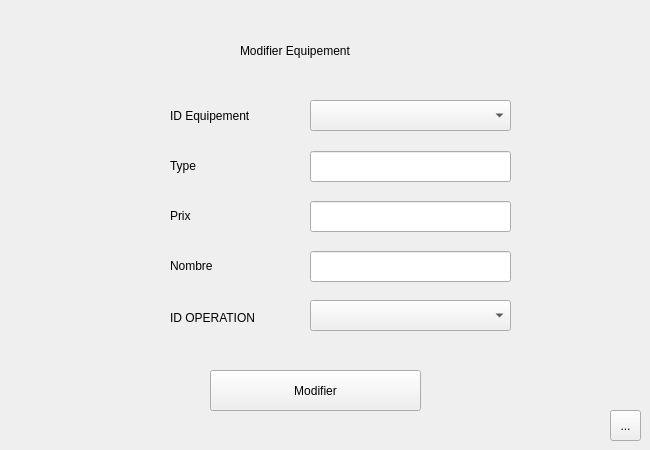
      <widget class="QWidget" name="stackedWidgetPage3_3">
       <widget class="QPushButton" name="modifier_equipement">
        <property name="geometry">
         <rect>
          <x>210</x>
          <y>370</y>
          <width>211</width>
          <height>41</height>
         </rect>
        </property>
        <property name="text">
         <string>Modifier</string>
        </property>
       </widget>
       <widget class="QLineEdit" name="lineEdit_type_modif">
        <property name="geometry">
         <rect>
          <x>310</x>
          <y>151</y>
          <width>201</width>
          <height>31</height>
         </rect>
        </property>
       </widget>
       <widget class="QLabel" name="label_52">
        <property name="geometry">
         <rect>
          <x>170</x>
          <y>100</y>
          <width>151</width>
          <height>31</height>
         </rect>
        </property>
        <property name="text">
         <string>ID Equipement</string>
        </property>
       </widget>
       <widget class="QLabel" name="label_53">
        <property name="geometry">
         <rect>
          <x>170</x>
          <y>200</y>
          <width>131</width>
          <height>31</height>
         </rect>
        </property>
        <property name="text">
         <string>Prix</string>
        </property>
       </widget>
       <widget class="QLineEdit" name="lineEdit_nombre_modif">
        <property name="geometry">
         <rect>
          <x>310</x>
          <y>251</y>
          <width>201</width>
          <height>31</height>
         </rect>
        </property>
       </widget>
       <widget class="QLabel" name="label_56">
        <property name="geometry">
         <rect>
          <x>170</x>
          <y>150</y>
          <width>161</width>
          <height>31</height>
         </rect>
        </property>
        <property name="text">
         <string>Type </string>
        </property>
       </widget>
       <widget class="QLineEdit" name="lineEdit_prix_modif">
        <property name="geometry">
         <rect>
          <x>310</x>
          <y>201</y>
          <width>201</width>
          <height>31</height>
         </rect>
        </property>
       </widget>
       <widget class="QLabel" name="label_67">
        <property name="geometry">
         <rect>
          <x>170</x>
          <y>250</y>
          <width>151</width>
          <height>31</height>
         </rect>
        </property>
        <property name="text">
         <string>Nombre</string>
        </property>
       </widget>
       <widget class="QComboBox" name="lineEdit_id_equi_modif">
        <property name="geometry">
         <rect>
          <x>310</x>
          <y>100</y>
          <width>201</width>
          <height>31</height>
         </rect>
        </property>
       </widget>
       <widget class="QLabel" name="label_68">
        <property name="geometry">
         <rect>
          <x>240</x>
          <y>40</y>
          <width>191</width>
          <height>21</height>
         </rect>
        </property>
        <property name="text">
         <string>Modifier Equipement</string>
        </property>
       </widget>
       <widget class="QToolButton" name="return_20">
        <property name="geometry">
         <rect>
          <x>610</x>
          <y>410</y>
          <width>31</width>
          <height>31</height>
         </rect>
        </property>
        <property name="text">
         <string>...</string>
        </property>
        <property name="icon">
         <iconset>
          <normaloff>../../Downloads/seta-small-direita-branca-300x258.png</normaloff>../../Downloads/seta-small-direita-branca-300x258.png</iconset>
        </property>
        <property name="iconSize">
         <size>
          <width>27</width>
          <height>27</height>
         </size>
        </property>
       </widget>
       <widget class="QLabel" name="label_69">
        <property name="geometry">
         <rect>
          <x>170</x>
          <y>310</y>
          <width>121</width>
          <height>16</height>
         </rect>
        </property>
        <property name="text">
         <string>ID OPERATION</string>
        </property>
       </widget>
       <widget class="QComboBox" name="id_operationmodif">
        <property name="geometry">
         <rect>
          <x>310</x>
          <y>300</y>
          <width>201</width>
          <height>31</height>
         </rect>
        </property>
       </widget>
      </widget>
